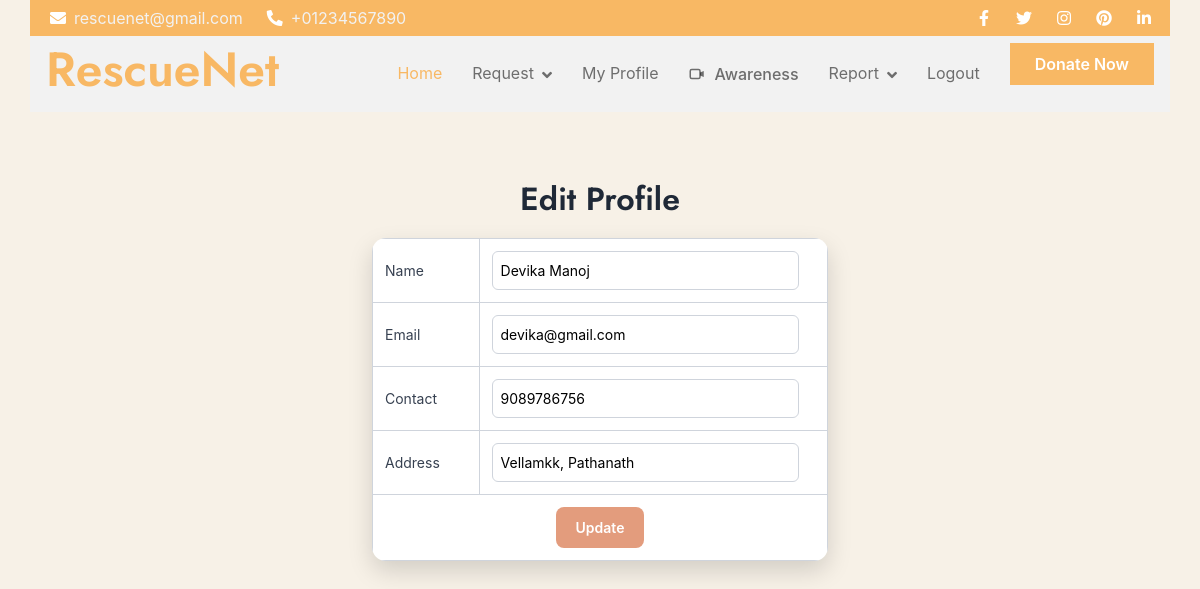
/User/EditProfile/ (signed in), run on the app's committed database.
### Guest/models.py (models this page shows)
class tbl_user(models.Model):
    user_name=models.CharField(max_length=50)
    user_email=models.CharField(max_length=50)
    user_contact=models.CharField(max_length=50)
    user_address=models.CharField(max_length=100)
    user_password=models.CharField(max_length=50)
    user_photo=models.FileField(upload_to="Assets/UserDocs/")
    place=models.ForeignKey(tbl_place,on_delete=models.CASCADE)
    user_status=models.IntegerField(default=0)

### User/views.py (the view, shortened to what this page needs)
# urls.py: path("EditProfile/",views.EditProfile,name="EditProfile"),
def EditProfile(request):
    if "uid" not in request.session:
        return redirect("Guest:Login")
    userdata=tbl_user.objects.get(id=request.session["uid"])
    return render(request,'User/EditProfile.html',{"userdata":userdata})

### User/Templates/User/EditProfile.html (shortened to what this page needs)
{% extends 'User/Header.html' %}
{% block content %}
<!DOCTYPE html>
<html lang="en">
<head>
</head>
<body>
<h2>Edit Profile</h2>
<form action="" method="post">
    <table>
        <tr>
            <td>Name</td>
            <td>
                <input type="text" required name="txt_name" id="txt_name"
                value="{{userdata.user_name}}"
                title="Name Allows Only Alphabets,Spaces and First Letter Must Be Capital Letter"
                pattern="^[A-Z]+[a-zA-Z ]*$">
            </td>
        </tr>
        <tr>
            <td>Email</td>
            <td>
                <input type="email" required name="txt_email" id="txt_email" value="{{userdata.user_email}}">
            </td>
        </tr>
        <tr>
            <td>Contact</td>
            <td>
                <input type="text" required name="txt_contact" id="txt_contact" value="{{userdata.user_contact}}"
                pattern="[7-9]{1}[0-9]{9}"
                title="Phone number with 7-9 and remaining 9 digits with 0-9">
            </td>
        </tr>
        <tr>
            <td>Address</td>
            <td>
                <input type="text" required name="txt_address" id="txt_address" value="{{userdata.user_address}}">
            </td>
        </tr>
        <tr>
            <td colspan="2" align="center">
                <input type="submit" value="Update">
            </td>
        </tr>
    </table>
</form>
</body>
</html>
{% endblock %}

### User/Templates/User/EditProfile.html (style rules this page uses)
body { font-family: "Inter", "Segoe UI", Arial, sans-serif; background-color: #f3eadaa1; padding: 30px; color: #374151; }
h2 { text-align: center; font-weight: 600; color: #1f2937; margin-bottom: 20px; }
table { width: 40%; margin: auto; border-collapse: collapse; background-color: #ffffff; border-radius: 14px; overflow: hidden; box-shadow: 0 10px 25px rgba(0,0,0,0.15); }
th, td { border: 1px solid #cfd4dc; padding: 12px; font-size: 14px; }
input[type="text"], input[type="email"] { width: 95%; padding: 8px; border: 1px solid #cfd4dc; border-radius: 6px; font-size: 14px; }
input[type="submit"] { background-color: #e39c7d; color: #fff; padding: 10px 20px; border: none; border-radius: 8px; font-weight: 600; cursor: pointer; transition: background 0.3s; }

### data on the page
tbl_user: txt_name "Devika Manoj", txt_email "devika@gmail.com", txt_contact "9089786756", txt_address "Vellamkk, Pathanath"
